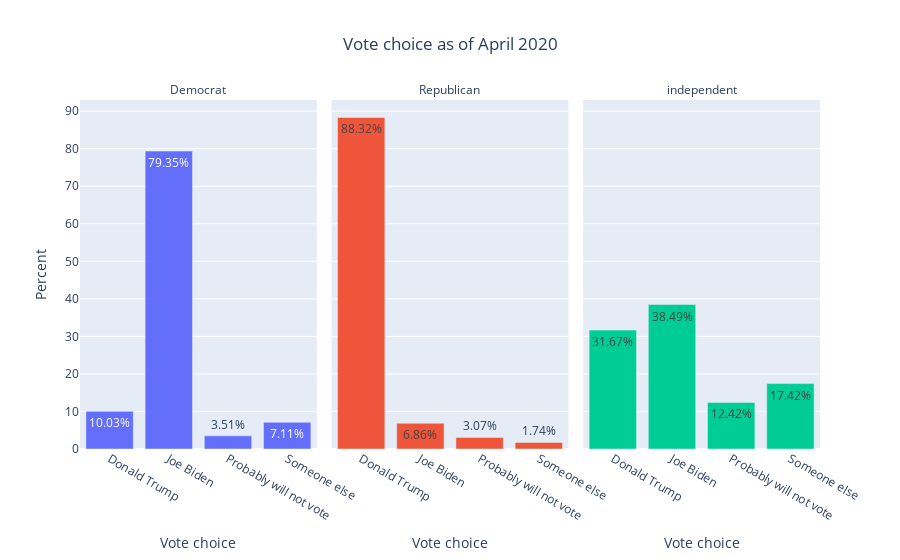

The code cell stored with this chart in its notebook:
### Code cell
fig = px.bar(df_groupbar, x='vote', y='colpercent', color='partyID', facet_col='partyID',
             labels={'vote': 'Vote choice', 'colpercent': 'Percent'},
             title='Vote choice as of April 2020',
             hover_data=['num_votes', 'Biden thermometer', 'Trump thermometer'],
             text='coltext')
fig.update_layout(showlegend=False)
fig.update(layout=dict(title=dict(x=0.5)))
fig.for_each_annotation(lambda a: a.update(text=a.text.replace('partyID=', '')))
fig.show()

### Figure 1 — Plotly figure (JSON) as saved in the notebook; plotly's stock layout.template omitted (floating-point values rounded to 4 significant figures)
{"data": [{"alignmentgroup": "True", "customdata": [[117, 38.33, 69.19], [926, 73.9, 10.93], [41, 41.95, 22.39], [83, 35.59, 17.71]], "hovertemplate": "partyID=Democrat<br>Vote choice=%{x}<br>Percent=%{y}<br>coltext=%{text}<br>num_votes=%{customdata[0]}<br>Biden thermometer=%{customdata[1]}<br>Trump thermometer=%{customdata[2]}<extra></extra>", "legendgroup": "Democrat", "marker": {"color": "#636efa"}, "name": "Democrat", "offsetgroup": "Democrat", "orientation": "v", "showlegend": true, "text": ["10.03%", "79.35%", "3.51%", "7.11%"], "textposition": "auto", "type": "bar", "x": ["Donald Trump", "Joe Biden", "Probably will not vote", "Someone else"], "xaxis": "x", "y": [10.03, 79.35, 3.51, 7.11], "yaxis": "y"}, {"alignmentgroup": "True", "customdata": [[862, 20.67, 84.39], [67, 61.8, 22.67], [30, 40, 43.77], [17, 39.82, 24.94]], "hovertemplate": "partyID=Republican<br>Vote choice=%{x}<br>Percent=%{y}<br>coltext=%{text}<br>num_votes=%{customdata[0]}<br>Biden thermometer=%{customdata[1]}<br>Trump thermometer=%{customdata[2]}<extra></extra>", "legendgroup": "Republican", "marker": {"color": "#EF553B"}, "name": "Republican", "offsetgroup": "Republican", "orientation": "v", "showlegend": true, "text": ["88.32%", "6.86%", "3.07%", "1.74%"], "textposition": "auto", "type": "bar", "x": ["Donald Trump", "Joe Biden", "Probably will not vote", "Someone else"], "xaxis": "x2", "y": [88.32, 6.86, 3.07, 1.74], "yaxis": "y2"}, {"alignmentgroup": "True", "customdata": [[260, 25.03, 76.58], [316, 63.97, 12.17], [102, 31.04, 27.31], [143, 30.23, 25.38]], "hovertemplate": "partyID=independent<br>Vote choice=%{x}<br>Percent=%{y}<br>coltext=%{text}<br>num_votes=%{customdata[0]}<br>Biden thermometer=%{customdata[1]}<br>Trump thermometer=%{customdata[2]}<extra></extra>", "legendgroup": "independent", "marker": {"color": "#00cc96"}, "name": "independent", "offsetgroup": "independent", "orientation": "v", "showlegend": true, "text": ["31.67%", "38.49%", "12.42%", "17.42%"], "textposition": "auto", "type": "bar", "x": ["Donald Trump", "Joe Biden", "Probably will not vote", "Someone else"], "xaxis": "x3", "y": [31.67, 38.49, 12.42, 17.42], "yaxis": "y3"}], "layout": {"annotations": [{"font": {}, "showarrow": false, "text": "Democrat", "x": 0.16, "xanchor": "center", "xref": "paper", "y": 1, "yanchor": "bottom", "yref": "paper"}, {"font": {}, "showarrow": false, "text": "Republican", "x": 0.5, "xanchor": "center", "xref": "paper", "y": 1, "yanchor": "bottom", "yref": "paper"}, {"font": {}, "showarrow": false, "text": "independent", "x": 0.84, "xanchor": "center", "xref": "paper", "y": 1, "yanchor": "bottom", "yref": "paper"}], "barmode": "relative", "legend": {"title": {"text": "partyID"}, "tracegroupgap": 0}, "showlegend": false, "title": {"text": "Vote choice as of April 2020", "x": 0.5}, "xaxis": {"anchor": "y", "domain": [0, 0.32], "title": {"text": "Vote choice"}}, "xaxis2": {"anchor": "y2", "domain": [0.34, 0.66], "matches": "x", "title": {"text": "Vote choice"}}, "xaxis3": {"anchor": "y3", "domain": [0.68, 1.0], "matches": "x", "title": {"text": "Vote choice"}}, "yaxis": {"anchor": "x", "domain": [0, 1], "title": {"text": "Percent"}}, "yaxis2": {"anchor": "x2", "domain": [0, 1], "matches": "y", "showticklabels": false}, "yaxis3": {"anchor": "x3", "domain": [0, 1], "matches": "y", "showticklabels": false}}}
